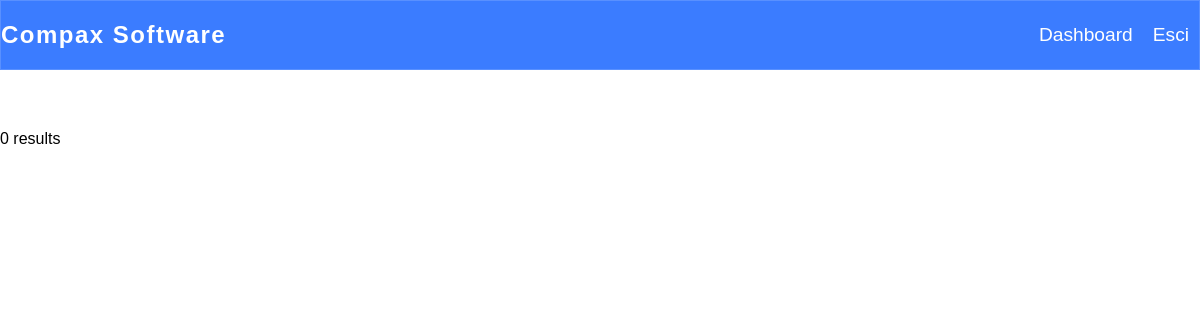
Page /admin/index/risultati_medie/risultati_medie.php on the earlier database version.
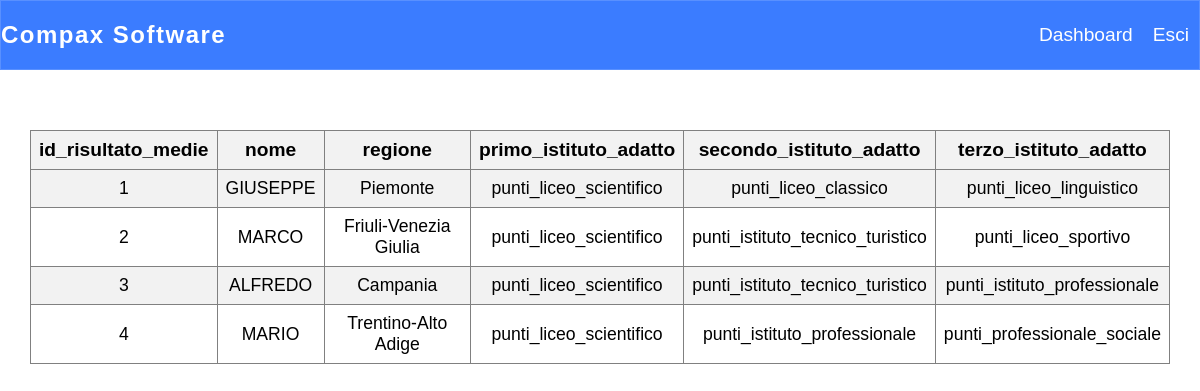
Same page on the later database version.
### tables this page shows
CREATE TABLE `risultati_medie` (
  `id_risultato_medie` int(255) NOT NULL,
  `Nome` varchar(255) NOT NULL,
  `Regione` varchar(255) NOT NULL,
  `Provincia` varchar(255) NOT NULL,
  `Comune` varchar(255) NOT NULL,
  `id_scuola` int(255) NOT NULL,
  `primo_istituto_adatto` varchar(255) NOT NULL,
  `pt_primo_istituto_adatto` int(255) NOT NULL,
  `secondo_istituto_adatto` varchar(255) NOT NULL,
  `pt_secondo_istituto_adatto` int(255) NOT NULL,
  `terzo_istituto_adatto` varchar(255) NOT NULL,
  `pt_terzo_istituto_adatto` int(255) NOT NULL
);

### admin/index/risultati_medie/risultati_medie.php (the view, shortened to what this page needs)
<!DOCTYPE html>
<html lang="en">
<head>
    <link rel="stylesheet" href="risultati_medie.css">
</head>
<body>
    <nav>
        <div class="contenitore">
            <h4>Compax Software</h4>
            <div class="opzioni">
                <ul>
                    <li><a href="../admin.php">Dashboard</a></li>
                    <li><a href="../adminLogin/login-out/logout.php">Esci</a></li>
                </ul>
            </div>
        </div>
    </nav>
    <?php
    include_once '../../../php/config.php';
    $sql = "SELECT id_risultato_medie, nome, regione, primo_istituto_adatto, secondo_istituto_adatto, terzo_istituto_adatto FROM risultati_medie";
    $result = $conn->query($sql);
    if ($result->num_rows > 0) {
        echo "<table><tr><th>id_risultato_medie</th><th>nome</th><th>regione</th><th>primo_istituto_adatto</th><th>secondo_istituto_adatto</th><th>terzo_istituto_adatto</th></tr>";
        while($row = $result->fetch_assoc()) {
            echo "<tr><td>" . $row["id_risultato_medie"]. "</td><td>" . $row["nome"]. "</td><td>" . $row["regione"]. "</td><td>" . $row["primo_istituto_adatto"]. "</td><td>" . $row["secondo_istituto_adatto"]. "</td><td>" . $row["terzo_istituto_adatto"]. "</td></tr>";
        }
        echo "</table>";
    } else {
        echo "0 results";
    }
    ?>
</body>
</html>

### admin/index/risultati_medie/risultati_medie.css (style rules this page uses)
* { padding: 0; margin: 0; text-decoration: 0; list-style: none; box-sizing: border-box; font-family: 'Poppins', sans-serif; }
nav { background: rgb(59, 124, 255); border: 1px solid rgb(89, 144, 255); color: #fff; padding: 20px 0; margin-bottom: 5%; }
.contenitore { max-width: 1200px; margin: 0 auto; display: flex; align-items: center; justify-content: space-between; }
.contenitore h4 { margin: 0; font-size: 1.5em; letter-spacing: 1.5px; }
.opzioni { display: flex; }
.opzioni ul { list-style: none; margin: 0; padding: 0; display: flex; }
.opzioni li { margin: 0 10px; }
.opzioni a { color: #fff; text-decoration: none; font-size: 1.2em; }
table { width: 95%; border-collapse: collapse; margin: 20px 0; margin: auto; }
th, td { border: 1px solid rgb(128, 128, 128); padding: 8px; text-align: center; }
th { background-color: #f2f2f2; font-size: 1.2em; }
td { font-size: 1.1em; }
tr:nth-child(even) { background-color: #f2f2f2; }

Differences in the rows shown:
added risultati_medie: id_risultato_medie "1", Nome "GIUSEPPE", Regione "Piemonte", primo_istituto_adatto "punti_liceo_scientifico", secondo_istituto_adatto "punti_liceo_classico", terzo_istituto_adatto "punti_liceo_linguistico"
added risultati_medie: id_risultato_medie "2", Nome "MARCO", Regione "Friuli-Venezia Giulia", primo_istituto_adatto "punti_liceo_scientifico", secondo_istituto_adatto "punti_istituto_tecnico_turistico", terzo_istituto_adatto "punti_liceo_sportivo"
added risultati_medie: id_risultato_medie "3", Nome "ALFREDO", Regione "Campania", primo_istituto_adatto "punti_liceo_scientifico", secondo_istituto_adatto "punti_istituto_tecnico_turistico", terzo_istituto_adatto "punti_istituto_professionale"
added risultati_medie: id_risultato_medie "4", Nome "MARIO", Regione "Trentino-Alto Adige", primo_istituto_adatto "punti_liceo_scientifico", secondo_istituto_adatto "punti_istituto_professionale", terzo_istituto_adatto "punti_professionale_sociale"
Other differences:
text no longer shown: "0 results"
text now shown: "id_risultato_medie nome regione primo_istituto_adatto secondo_istituto_adatto terzo_istituto_adatto"
